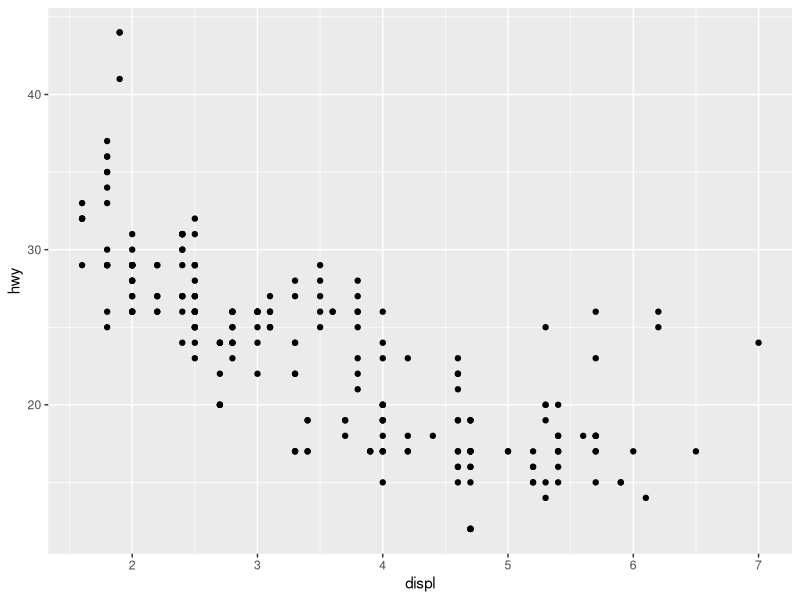
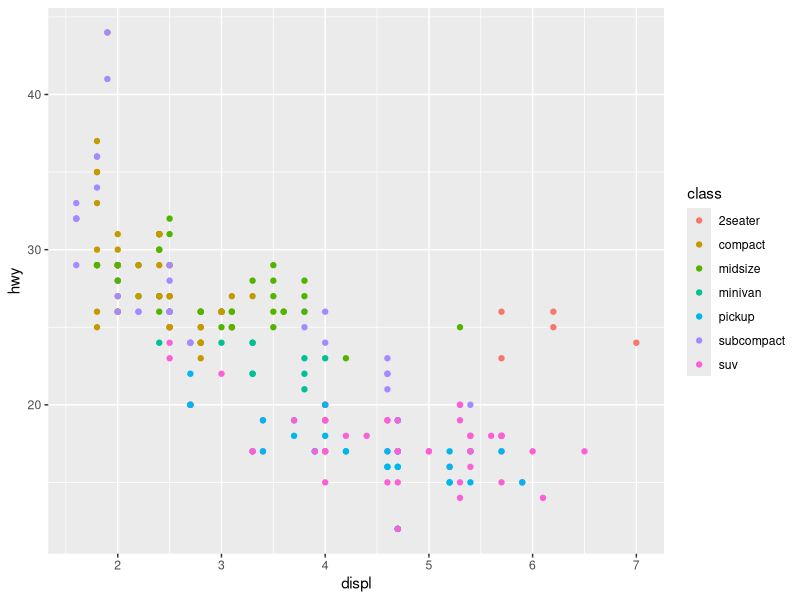
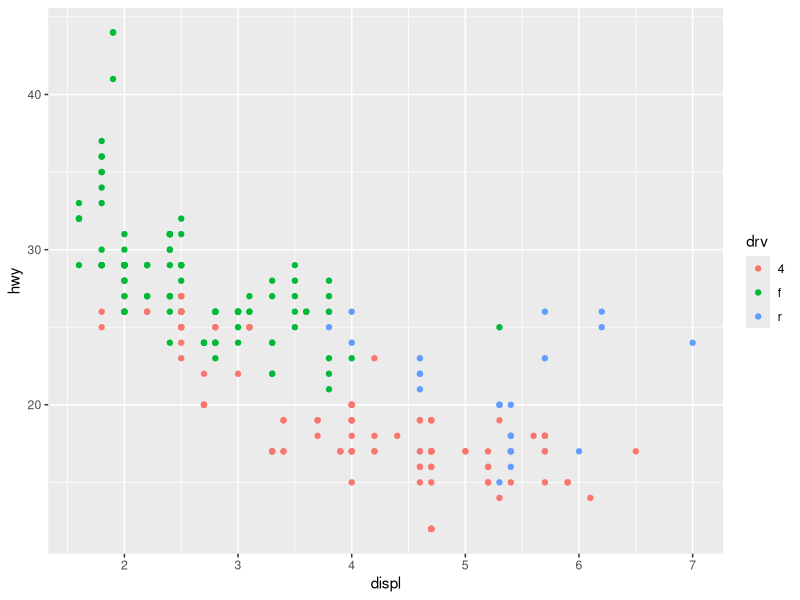
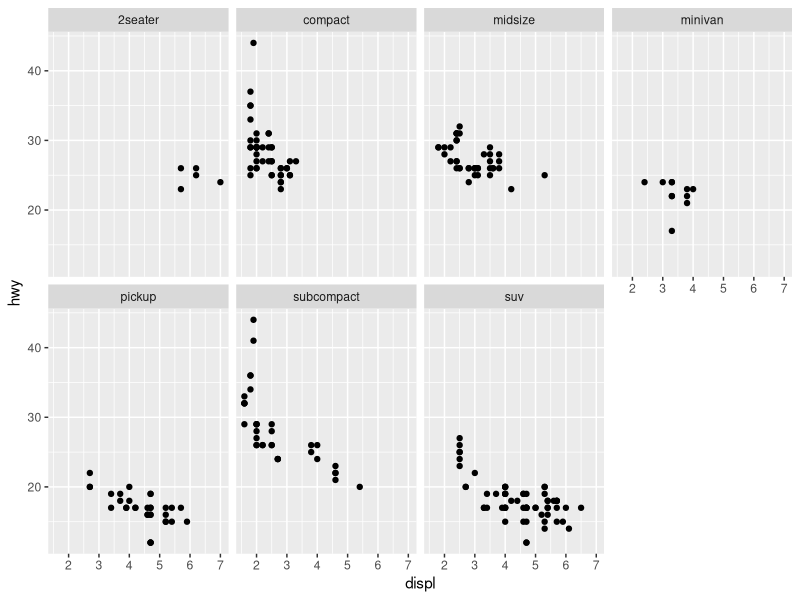
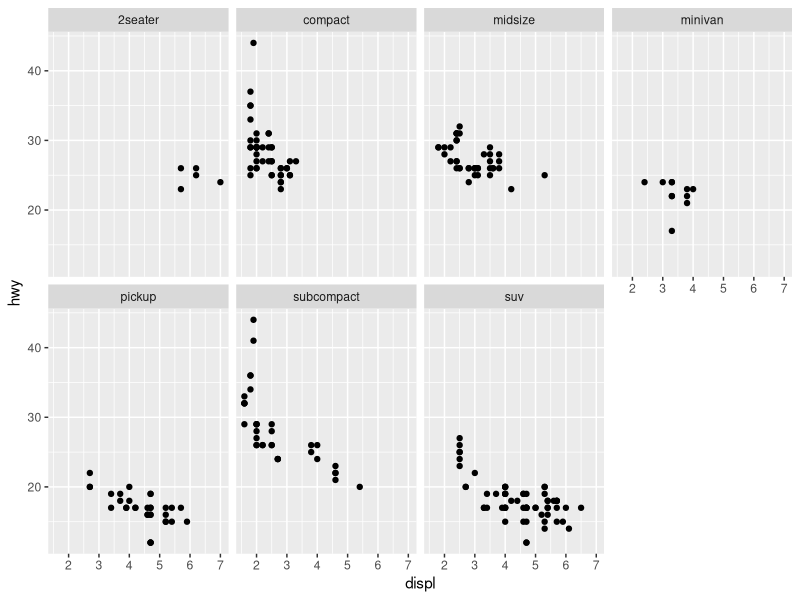
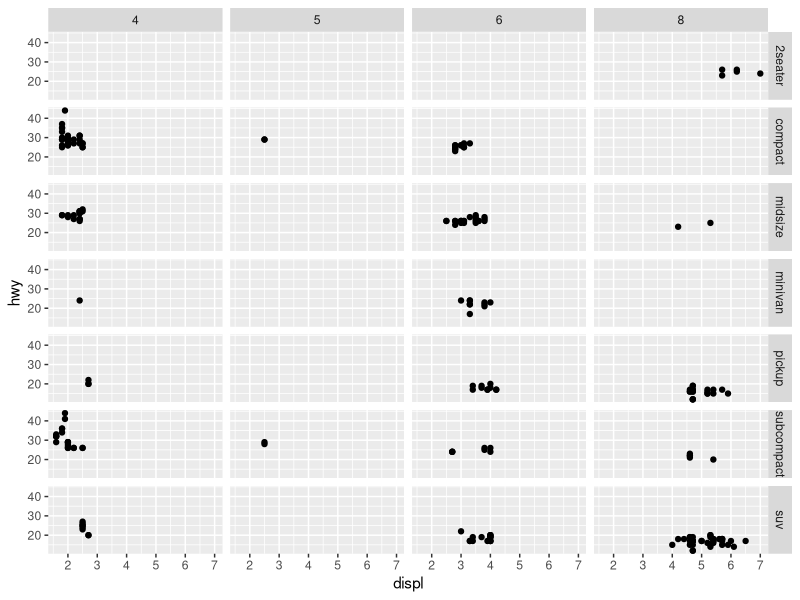

Recreate these plots in R, in order.
# run these two lines first to install and load the ggplot2 package:
install.packages("ggplot2")
library(ggplot2)
 
# 1. Learn more about the mpg dataset. Run the following code:

?mpg

# 2. Examine the first few rows of the mpg data set. Run the following code:

head(mpg)

# 3. Create a scatterplot with ggplot2, plotting engine displacement on the X-axis 
# and highway mileage on the Y-axis. Run:

ggplot(data = mpg) + 
  geom_point(mapping = aes(x = displ, y = hwy))

# 4. Create a scatterplot plotting the number of cylinders (cyl) as x and highway mileage (hwy) on the y-axis. 
# Type the code in the lines below. Run the code to test it!


# 5. Make a scatterplot of disp=x and hwy=y with class mapped to the color aesthetic. Run:

ggplot(data = mpg) + 
  geom_point(mapping = aes(x = displ, y = hwy, color = class))

# 6. Make the same scatterplot as the previous example, but map drv to color.
# Type the code in the lines below. Then run the code to test it.


# 7. Substitute another aesthetic in place of color (size, shape, or alpha). 
#Run the code:

ggplot(data = mpg) + 
  geom_point(mapping = aes(x = displ, y = hwy, color = drv))

# 8. Facet_wrap() creates subplots. Run this code to see what faceting does:

ggplot(data = mpg) + 
  geom_point(mapping = aes(x = displ, y = hwy)) + 
  facet_wrap(~ class, nrow = 2)

# 9. Practice Faceting. Substitute out class for another variable 
# in the dataset. Ex: trans, drive, or cyl. Run the code!

ggplot(data = mpg) + 
  geom_point(mapping = aes(x = displ, y = hwy)) + 
  facet_wrap(~ class, nrow = 2)

# 10. Facet grids allow for an extra dimension of faceting. Run this code to see what facet_grid() does:

ggplot(data = mpg) + 
  geom_point(mapping = aes(x = displ, y = hwy)) + 
  facet_grid(class ~ cyl)

# 11. Apply what you have learned! Create a chart with the diamonds data set using ggplot2.
# Get to know the dataset first using ?diamonds and head(diamonds) commands
# Decide on aesthetic mappings and whether you want to facet your chart.
# Type the code below:

?diamonds
head(diamonds)


# 12.
